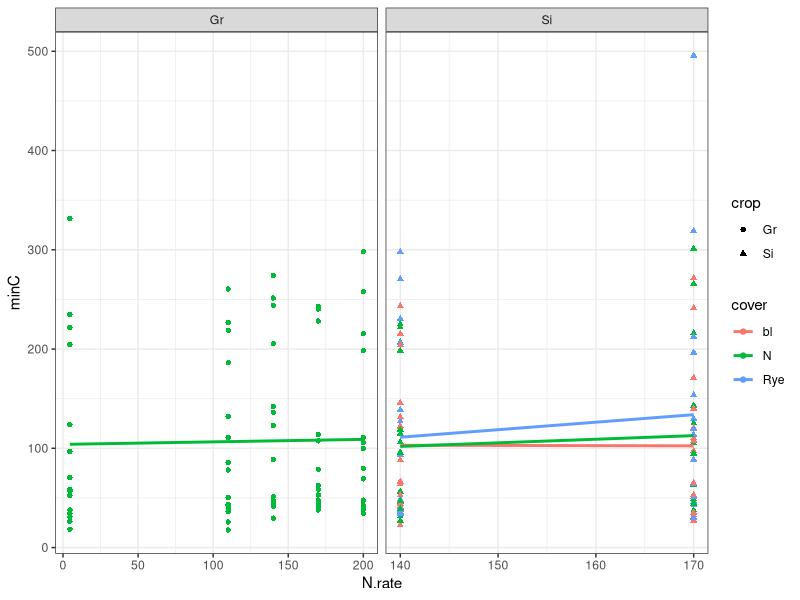

Here is the R script that generated this plot:
#open JV trts
#open POXC
#open PMC
#clean files
#merge files


library(tidyverse)

#treatment file
trt = read.csv("JV trts.csv", header = TRUE)
trt = trt[-which(is.na(trt$Plot)),]

trt$Date= as.Date("2022-05-06")
trt$K = as.numeric(trt$K)

trt =
  trt %>% mutate(across(where(is.character), as.factor),
                     across(where(is.integer), as.factor))


#PMC file

pmc = read.csv("SH data 8.28.23.csv", header = TRUE)


pmc$Date= as.Date("2022-05-06")

pmc =
  pmc %>% mutate(across(where(is.character), as.factor),
                 across(where(is.integer), as.factor))


#poxc file

poxc = read.csv("poxc 8.29.23.csv", header = TRUE)

poxc$Date= as.Date(poxc$Date, "%m/%d/%Y")

poxc =
  poxc %>% mutate(across(where(is.character), as.factor),
                 across(where(is.integer), as.factor))%>%
    group_by(Date, Plot, Depth)%>%
  summarize(poxc_mg_kg_mean = mean(poxc_mg_kg))


#merge

shdat = merge(poxc, trt)

shdat = merge(shdat, pmc)

write.csv(shdat, 
          "sh data 8.29.23.csv",
          row.names = FALSE)

#graph

ggplot(shdat,
       aes(x = N.rate, 
           y = minC,
           color = cover, #))+
           shape = crop))+
  geom_point()+
  facet_grid(.~crop, scales = "free")+
  geom_smooth(method= "lm", se= FALSE)+
  # geom_boxplot()+
  theme_bw()
  
